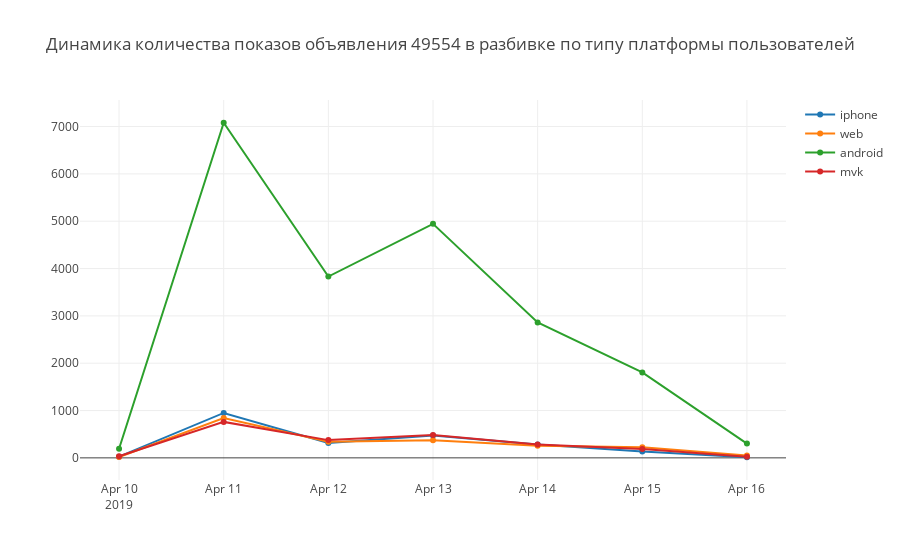

Here is the notebook cell this chart was saved with:
### Code cell
detalized_graphs(suspected_ads_data, 'platform', 'date', 'views', 'Динамика количества показов объявления 49554 в разбивке по типу платформы пользователей')

### Figure 1 — Plotly figure (JSON) as saved in the notebook; plotly's stock layout.template omitted (floating-point values rounded to 4 significant figures)
{"data": [{"name": "iphone", "type": "scatter", "uid": "4753b565-002e-4e14-bab3-947c95683960", "x": ["2019-04-10", "2019-04-11", "2019-04-12", "2019-04-13", "2019-04-14", "2019-04-15", "2019-04-16"], "y": [26, 949, 313, 471, 285, 137, 13]}, {"name": "web", "type": "scatter", "uid": "2ea10492-fafa-49f2-b92e-cdfe7d69ebaa", "x": ["2019-04-10", "2019-04-11", "2019-04-12", "2019-04-13", "2019-04-14", "2019-04-15", "2019-04-16"], "y": [18, 842, 341, 370, 257, 225, 48]}, {"name": "android", "type": "scatter", "uid": "95f02b39-577a-4c33-abf6-f92e2b483cc5", "x": ["2019-04-10", "2019-04-11", "2019-04-12", "2019-04-13", "2019-04-14", "2019-04-15", "2019-04-16"], "y": [193, 7080, 3830, 4944, 2861, 1806, 301]}, {"name": "mvk", "type": "scatter", "uid": "a64188a2-7ac7-4e9e-b244-77211c222d7c", "x": ["2019-04-10", "2019-04-11", "2019-04-12", "2019-04-13", "2019-04-14", "2019-04-15", "2019-04-16"], "y": [35, 760, 375, 485, 285, 188, 26]}], "layout": {"title": {"text": "Динамика количества показов объявления 49554 в разбивке по типу платформы пользователей"}}}
